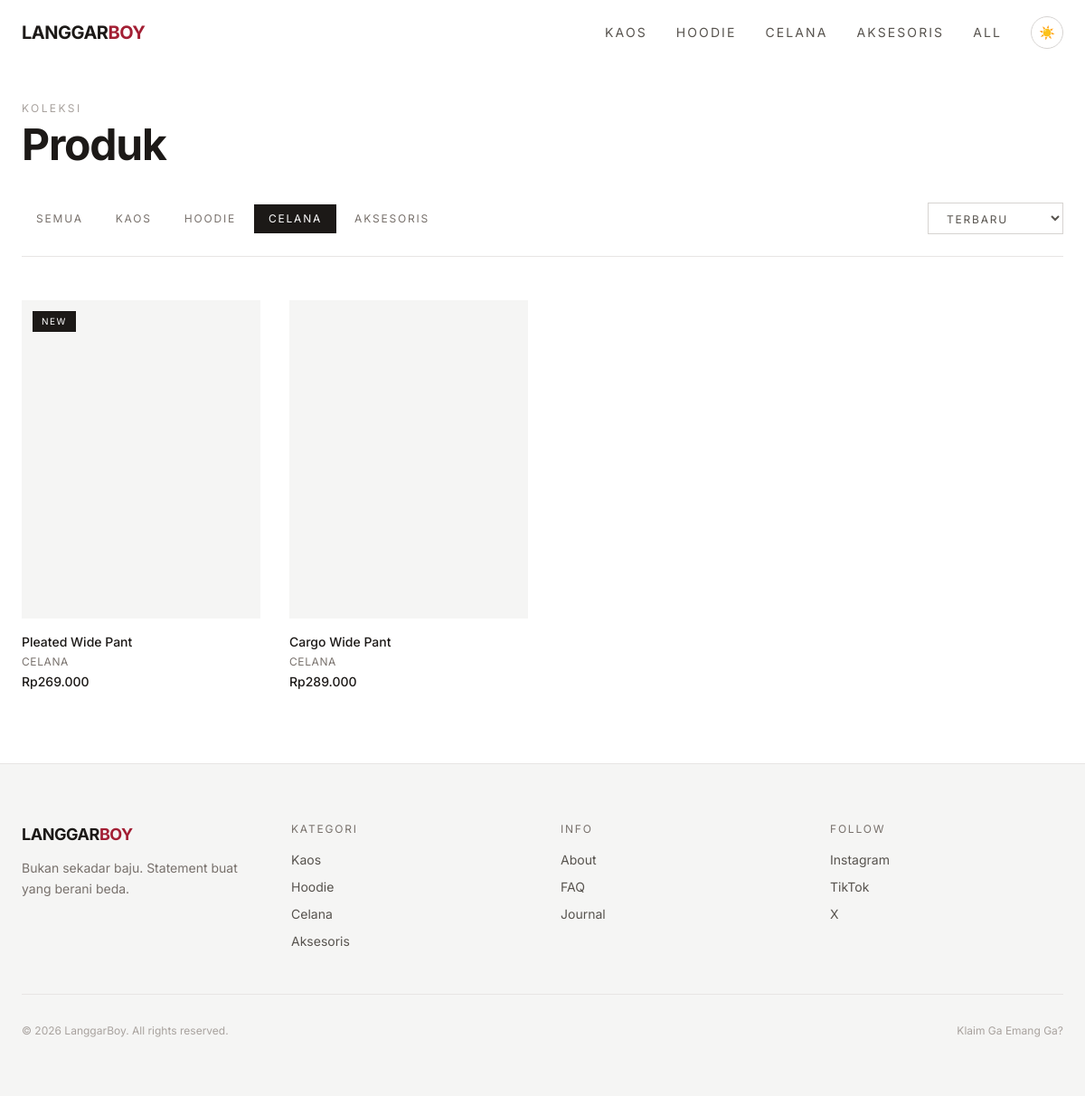
The app's page /products.php?cat=celana with its own data.
### tables this page shows
CREATE TABLE categories (
  id INT AUTO_INCREMENT PRIMARY KEY,
  name VARCHAR(50) NOT NULL,
  slug VARCHAR(50) NOT NULL UNIQUE,
  image VARCHAR(500),
  product_count INT DEFAULT 0
);

CREATE TABLE products (
  id INT AUTO_INCREMENT PRIMARY KEY,
  name VARCHAR(200) NOT NULL,
  slug VARCHAR(200) NOT NULL UNIQUE,
  category_id INT NOT NULL,
  price INT NOT NULL,
  original_price INT DEFAULT NULL,
  description TEXT,
  is_new TINYINT(1) DEFAULT 0,
  is_pre_order TINYINT(1) DEFAULT 0,
  created_at TIMESTAMP DEFAULT CURRENT_TIMESTAMP,
  FOREIGN KEY (category_id) REFERENCES categories(id)
);

CREATE TABLE product_images (
  id INT AUTO_INCREMENT PRIMARY KEY,
  product_id INT NOT NULL,
  url VARCHAR(500) NOT NULL,
  sort_order INT DEFAULT 0,
  FOREIGN KEY (product_id) REFERENCES products(id) ON DELETE CASCADE
);

### includes/functions.php (called while the page is built, shortened)
<?php
require_once __DIR__ . '/config.php';
function getCategories() {
  $db = getDB();
  return $db->query("SELECT * FROM categories ORDER BY id")->fetch_all(MYSQLI_ASSOC);
}
function getProducts($category_slug = null, $sort = 'terbaru', $limit = null) {
  $db = getDB();
  $sql = "SELECT p.*, c.name as category_name, c.slug as category_slug
          FROM products p JOIN categories c ON p.category_id = c.id";
  $params = [];
  $types = '';
  if ($category_slug && $category_slug !== 'all') {
    $sql .= " WHERE c.slug = ?";
    $params[] = $category_slug;
    $types .= 's';
  }
  switch ($sort) {
    default: $sql .= " ORDER BY p.is_new DESC, p.created_at DESC";
  }
  $stmt = $db->prepare($sql);
  if ($params) $stmt->bind_param($types, ...$params);
  $stmt->execute();
  return $stmt->get_result()->fetch_all(MYSQLI_ASSOC);
}

### includes/config.php (called while the page is built, shortened)
<?php
function rupiah($amount) {
  return 'Rp' . number_format($amount, 0, ',', '.');
}

### products.php (the view, shortened to what this page needs)
<?php
require_once __DIR__ . '/includes/functions.php';
$db = getDB();
$category_slug = $_GET['cat'] ?? 'all';
$sort = $_GET['sort'] ?? 'terbaru';
$products = getProducts($category_slug, $sort);
$categories = getCategories();
include __DIR__ . '/includes/header.php';
?>
<div class="pt-28 pb-20">
  <div class="max-w-7xl mx-auto px-6">
    <div class="reveal">
      <p class="text-xs uppercase tracking-[0.2em] text-stone-400 mb-2">Koleksi</p>
      <h1 class="text-3xl md:text-5xl font-bold tracking-tight mb-10">Produk</h1>
    </div>
    <div class="flex flex-col md:flex-row md:items-center justify-between gap-6 mb-12 pb-6 border-b border-stone-200 dark:border-stone-800">
      <div class="flex gap-1 flex-wrap" id="filterButtons">
        <a href="?cat=all&sort=<?= $sort ?>" class="px-4 py-2 text-xs uppercase tracking-[0.15em] transition-colors <?= $category_slug === 'all' ? 'bg-stone-900 dark:bg-stone-100 text-white dark:text-stone-900' : 'text-stone-500 hover:text-stone-900 dark:hover:text-stone-100' ?>">Semua</a>
        <?php foreach ($categories as $cat): ?>
        <a href="?cat=<?= $cat['slug'] ?>&sort=<?= $sort ?>" class="px-4 py-2 text-xs uppercase tracking-[0.15em] transition-colors <?= $category_slug === $cat['slug'] ? 'bg-stone-900 dark:bg-stone-100 text-white dark:text-stone-900' : 'text-stone-500 hover:text-stone-900 dark:hover:text-stone-100' ?>"><?= $cat['name'] ?></a>
        <?php endforeach; ?>
      </div>
      <select id="sortSelect" onchange="window.location='?cat=<?= $category_slug ?>&sort='+this.value" class="text-xs uppercase tracking-[0.15em] bg-transparent border border-stone-300 dark:border-stone-700 px-4 py-2 text-stone-600 dark:text-stone-400 focus:outline-none focus:border-stone-900 dark:focus:border-stone-100 cursor-pointer">
        <option value="terbaru" <?= $sort === 'terbaru' ? 'selected' : '' ?>>Terbaru</option>
      </select>
    </div>
    <?php if (empty($products)): ?>
      <p class="text-center text-stone-400 py-20 text-sm">Belum ada produk di kategori ini.</p>
    <?php else: ?>
    <div class="grid grid-cols-2 md:grid-cols-3 lg:grid-cols-4 gap-5 md:gap-8" id="productGrid">
      <?php foreach ($products as $i => $product):
        $discount = $product['original_price'] ? round((($product['original_price'] - $product['price']) / $product['original_price']) * 100) : 0;
      ?>
      <a href="<?= SITE_URL ?>/product.php?slug=<?= $product['slug'] ?>" class="group block reveal" style="transition-delay: <?= $i * 0.05 ?>s">
        <div class="relative aspect-[3/4] overflow-hidden bg-stone-100 dark:bg-stone-900 mb-4">
          <?php
          $img = $db->query("SELECT url FROM product_images WHERE product_id = {$product['id']} ORDER BY sort_order LIMIT 1")->fetch_assoc();
          ?>
          <div class="absolute inset-0 bg-cover bg-center group-hover:scale-105 transition-transform duration-700" style="background-image: url('<?= $img['url'] ?? '' ?>')"></div>
          <?php if ($product['is_new'] || $discount > 0 || $product['is_pre_order']): ?>
          <div class="absolute top-3 left-3 flex flex-col gap-1.5">
            <?php if ($product['is_new']): ?><span class="bg-stone-900 dark:bg-stone-100 text-white dark:text-stone-900 text-[10px] uppercase tracking-[0.15em] px-2.5 py-1">New</span><?php endif; ?>
          </div>
          <?php endif; ?>
        </div>
        <div class="space-y-1">
          <h3 class="text-sm font-medium text-stone-900 dark:text-stone-100"><?= $product['name'] ?></h3>
          <p class="text-xs text-stone-500 uppercase tracking-wider"><?= $product['category_name'] ?></p>
          <div class="flex items-center gap-2">
            <span class="text-sm font-medium text-stone-900 dark:text-stone-100"><?= rupiah($product['price']) ?></span>
          </div>
        </div>
      </a>
      <?php endforeach; ?>
    </div>
    <?php endif; ?>
  </div>
</div>
<?php include __DIR__ . '/includes/footer.php'; ?>

### includes/navbar.php (shortened to what this page needs)
<?php
$categories = getCategories();
?>
<header id="navbar" class="fixed top-0 left-0 right-0 z-50 transition-all duration-500 bg-transparent">
  <div class="max-w-7xl mx-auto flex items-center justify-between px-6 h-18">
    <a href="<?= SITE_URL ?>/" class="text-xl font-bold tracking-tight text-stone-900 dark:text-stone-100">
      LANGGAR<span class="text-signature">BOY</span>
    </a>
    <nav class="hidden md:flex items-center gap-8">
      <?php foreach ($categories as $cat): ?>
        <a href="<?= SITE_URL ?>/products.php?cat=<?= $cat['slug'] ?>"
           class="text-sm uppercase tracking-[0.15em] text-stone-600 dark:text-stone-400 hover:text-stone-900 dark:hover:text-stone-100 transition-colors">
          <?= $cat['name'] ?>
        </a>
      <?php endforeach; ?>
      <a href="<?= SITE_URL ?>/products.php"
         class="text-sm uppercase tracking-[0.15em] text-stone-600 dark:text-stone-400 hover:text-stone-900 dark:hover:text-stone-100 transition-colors">
        All
      </a>
      <button id="darkToggle" class="w-9 h-9 flex items-center justify-center rounded-full border border-stone-300 dark:border-stone-700 hover:bg-stone-100 dark:hover:bg-stone-800 transition-colors text-sm" aria-label="Toggle dark mode">
        <span id="darkIcon">☀️</span>
      </button>
    </nav>
  </div>
</header>

### assets/css/style.css (style rules this page uses)
* { margin: 0; padding: 0; box-sizing: border-box; }
html, body, main, header, footer, section, div, nav, a, button, span, p, h1, h2, h3, h4, h5, input, textarea, select { transition: background-color 0.4s ease, color 0.4s ease, border-color 0.4s ease, box-shadow 0.4s ease, opacity 0.4s ease; }
.reveal { opacity: 0; transform: translateY(40px); transition: opacity 0.8s cubic-bezier(0.25, 0.1, 0.25, 1), transform 0.8s cubic-bezier(0.25, 0.1, 0.25, 1); }
.reveal.visible { opacity: 1; transform: translateY(0); }
.h-18 { height: 72px; }
.text-signature { color: #A31F34; }

### records on screen
categories: name "KAOS"
categories: name "HOODIE"
categories: name "CELANA"
categories: name "AKSESORIS"
products: is_new "NEW", name "Pleated Wide Pant", category.name "CELANA", price "Rp269.000"
products: name "Cargo Wide Pant", category.name "CELANA", price "Rp289.000"
